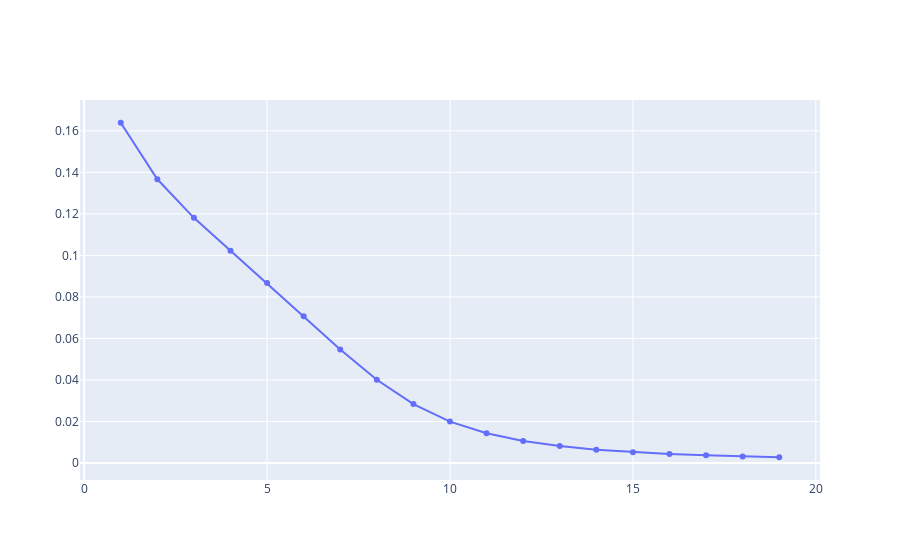

The cell this chart's notebook holds for it:
### Code cell
import plotly.graph_objects as go
fig = go.Figure()
# Add traces
fig.add_trace(go.Scatter(x=n_epoch[:], y=loss[:]))
fig.show()

### Figure 1 — Plotly figure (JSON) as saved in the notebook; plotly's stock layout.template omitted (floating-point values rounded to 4 significant figures)
{"data": [{"type": "scatter", "x": [1, 2, 3, 4, 5, 6, 7, 8, 9, 10, 11, 12, 13, 14, 15, 16, 17, 18, 19], "y": [0.1639, 0.1366, 0.1181, 0.1022, 0.0867, 0.07069, 0.05468, 0.0401, 0.02837, 0.01996, 0.01432, 0.01062, 0.008149, 0.006452, 0.005249, 0.004367, 0.003703, 0.00319, 0.002785]}], "layout": {}}
